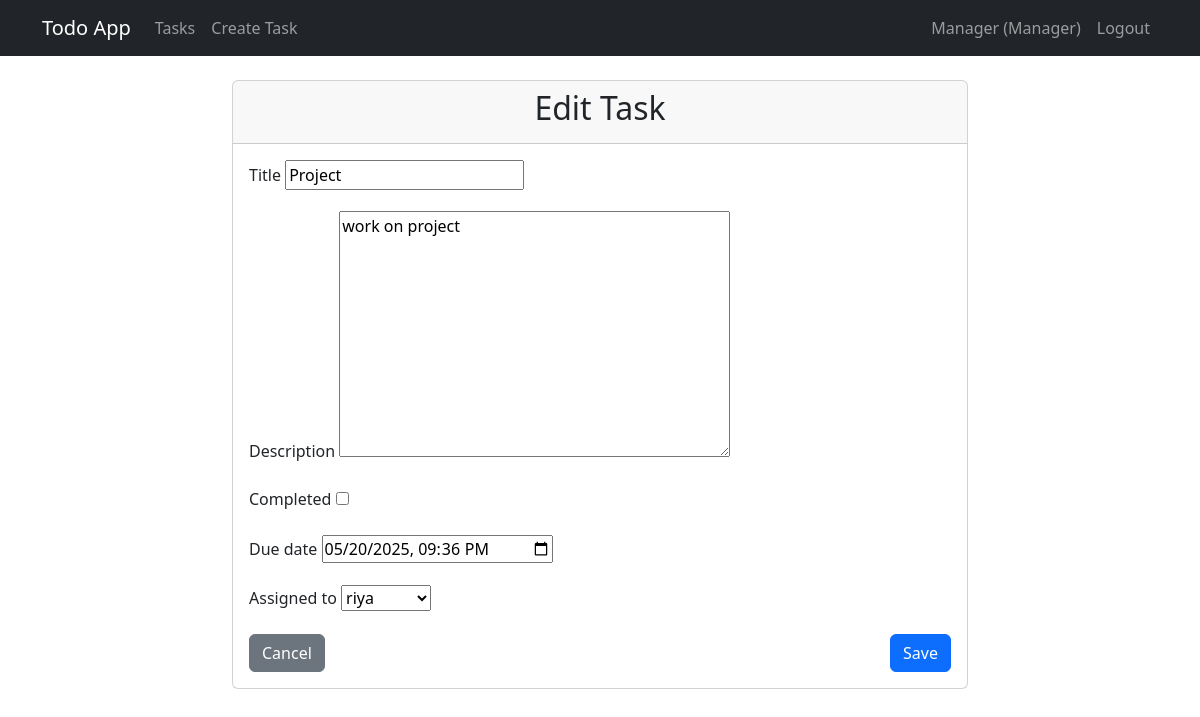
The app's page /tasks/11/update/ (signed in) with its own data.
### todo_app/models.py (models this page shows, shortened)
class User(AbstractUser):
    ADMIN = 'admin'
    MANAGER = 'manager'
    USER = 'user'
    ROLE_CHOICES = [
        (ADMIN, 'Admin'),
        (MANAGER, 'Manager'),
        (USER, 'User'),
    ]
    role = models.CharField(max_length=10, choices=ROLE_CHOICES, default=USER)
    def is_admin(self):
        return self.role == self.ADMIN
    def is_manager(self):
        return self.role == self.MANAGER

class Task(models.Model):
    title = models.CharField(max_length=200)
    description = models.TextField(blank=True)
    completed = models.BooleanField(default=False)
    created_date = models.DateTimeField(auto_now_add=True)
    due_date = models.DateTimeField(null=True, blank=True)
    created_by = models.ForeignKey(User, on_delete=models.CASCADE, related_name='created_tasks')
    assigned_to = models.ForeignKey(User, on_delete=models.CASCADE, related_name='assigned_tasks', null=True, blank=True)

### todo_app/views.py (the view)
# urls.py: path('tasks/<int:pk>/update/', views.TaskUpdateView.as_view(), name='task-update'),
class TaskUpdateView(ManagerRequiredMixin, UpdateView):
    model = Task
    form_class = TaskForm
    template_name = 'todo_app/task_form.html'
    success_url = reverse_lazy('task-list')

### todo_app/forms.py
class TaskForm(forms.ModelForm):
    class Meta:
        model = Task
        fields = ('title', 'description', 'completed', 'due_date', 'assigned_to')
        widgets = {
            'due_date': forms.DateTimeInput(attrs={'type': 'datetime-local'}),
        }

### todo_app/views.py (called while the page is built)
    def test_func(self):
        return self.request.user.is_authenticated and (self.request.user.is_admin() or self.request.user.is_manager())

### todo_app/templates/todo_app/task_form.html (shortened to what this page needs)
{% extends 'base.html' %}
{% block content %}
    <div class="row justify-content-center">
        <div class="col-md-8">
            <div class="card">
                <div class="card-header">
                    <h2 class="text-center">{% if form.instance.pk %}Edit Task{% else %}Create Task{% endif %}</h2>
                </div>
                <div class="card-body">
                    <form method="post">
                        {% for field in form %}
                            <div class="mb-3">
                                <label for="{{ field.id_for_label }}" class="form-label">{{ field.label }}</label>
                                {{ field }}
                            </div>
                        {% endfor %}
                        <div class="d-flex justify-content-between">
                            <a href="{% url 'task-list' %}" class="btn btn-secondary">Cancel</a>
                            <button type="submit" class="btn btn-primary">Save</button>
                        </div>
                    </form>
                </div>
            </div>
        </div>
    </div>
{% endblock %}

### todo_app/templates/base.html (shortened to what this page needs)
<!DOCTYPE html>
<html lang="en">
<head>
    <link href="https://cdn.jsdelivr.net/npm/bootstrap@5.3.0-alpha1/dist/css/bootstrap.min.css" rel="stylesheet">
</head>
<body>
    <nav class="navbar navbar-expand-lg navbar-dark bg-dark">
        <div class="container">
            <a class="navbar-brand" href="{% url 'task-list' %}">Todo App</a>
            <div class="collapse navbar-collapse" id="navbarNav">
                <ul class="navbar-nav me-auto">
                    {% if user.is_authenticated %}
                        <li class="nav-item">
                            <a class="nav-link" href="{% url 'task-list' %}">Tasks</a>
                        </li>
                        {% if user.is_admin or user.is_manager %}
                            <li class="nav-item">
                                <a class="nav-link" href="{% url 'task-create' %}">Create Task</a>
                            </li>
                        {% endif %}
                    {% endif %}
                </ul>
                <ul class="navbar-nav">
                    {% if user.is_authenticated %}
                        <li class="nav-item">
                            <span class="nav-link">{{ user.username }} ({{ user.get_role_display }})</span>
                        </li>
                        <li class="nav-item">
                            <form method="get" action="{% url 'logout' %}">
                                <button class="btn btn-link nav-link" type="submit">Logout</button>
                            </form>
                        </li>
                    {% endif %}
                </ul>
            </div>
        </div>
    </nav>
    <div class="container mt-4">
        {% block content %}{% endblock %}
    </div>
</body>
</html>

### records on screen
User: username "Manager", role "Manager"
Task: form "Project" "work on project" "05/20/2025 21:36" "riya"

### other values on screen
{{ field.label }} "Title" "Description" "Completed" "Due date" "Assigned to"
